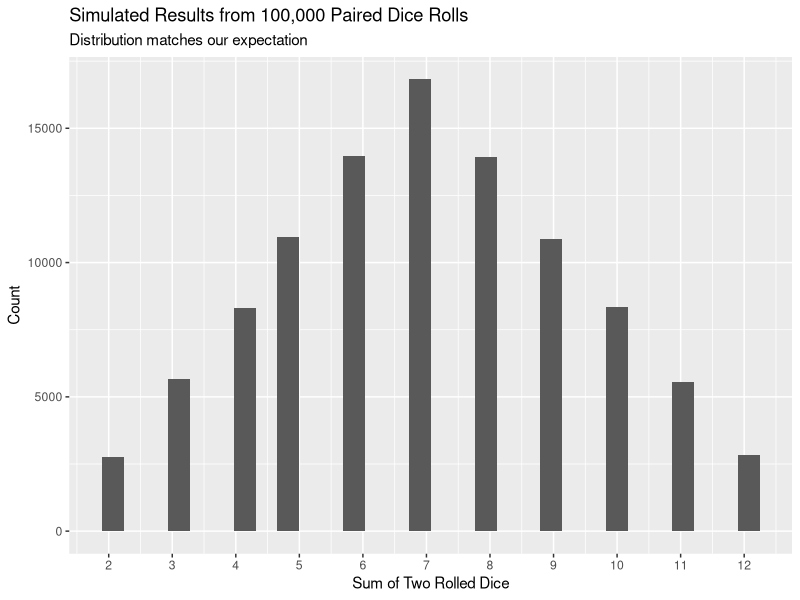
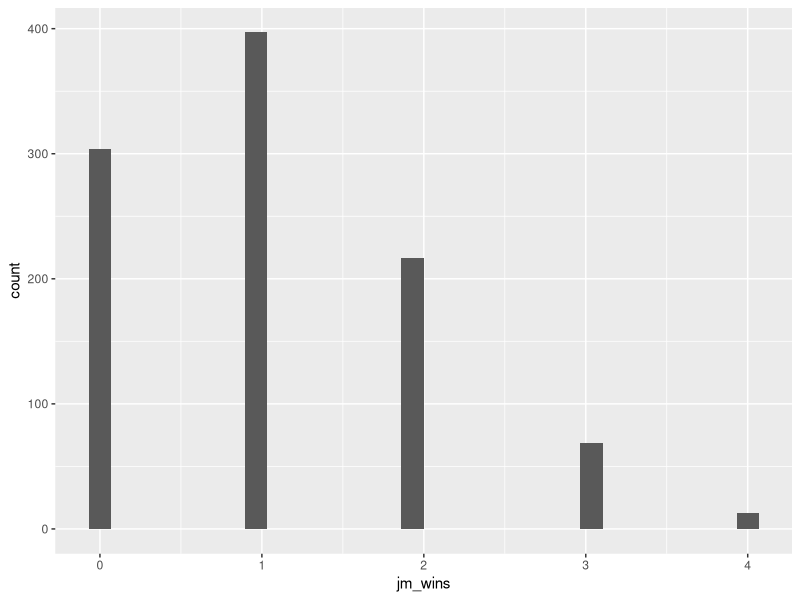

The R script that drew these images, in order:
## ---- chunk 1
knitr::opts_chunk$set(echo = FALSE)
library(tidyverse)
## ---- chunk 2
# Helper functions which we need in order to do the simulation later. Don't
# really need a function to roll one die.

roll_one_die <- function(){
  sample(1:6, size = 1)
}

# Would have been easier to write this by just calling sample() twice (although
# be wary of the replace argument) but Preceptor made us do it this way.

roll_two_dice <- function(){
  roll_one_die() + roll_one_die()
}
## ---- chunk 3
# Run the roll_two_dice() function a lot of times. Then, create a graphic of the
# results. If this matches our intuition, that is evidence that our functions
# are behaving correctly. I need to put the results in a tibble, since that is
# what ggplot wants.


x <- tibble(results = map_int(1:100000, ~ roll_two_dice()))

# Once I have a tibble, the standard ggplot works. Would be nice to have the
# x-axis labels corresponding to the actual roll values, like 2, 3 and so on.
# Need tyo figure out a way to get the stats_bin warning (or is it a message?)
# to disappear. If I just turn it off in the code chunk, I will be penalized.

x %>% 
  ggplot(aes(results)) +
    geom_histogram(bins = 30) +
    labs(title = "Simulated Results from 100,000 Paired Dice Rolls",
         subtitle = "Distribution matches our expectation",
         x = "Sum of Two Rolled Dice",
         y = "Count")  +
    scale_x_continuous(breaks = 2:12)

## ---- chunk 4
# Assume that John Mark is honest. Yeah! How surprising is it to roll 6 winners?
# How unusual is it to win against Ishan 4 to 0?
contest_size <- 6
number_of_contests <- 1000
n <- contest_size * number_of_contests

x <- tibble(p_IB = map_int(1:n, ~roll_two_dice()),
            p_JM = map_int(1:n, ~roll_two_dice())) %>%
  mutate(IB_craps = p_IB %in% c(7,11)) %>%
  mutate(JM_craps = p_JM %in% c(7,11)) %>%
  mutate(winner = "Tie") %>%
  mutate(winner = if_else(IB_craps & !JM_craps, "IB", winner),
         winner = if_else(JM_craps & !IB_craps, "JM", winner)) %>%
  mutate(contest = rep(1:number_of_contests, each = contest_size)) %>%
  group_by(contest) %>%
  summarize(jm_wins = sum(winner == "JM"))

ggplot(x, aes(x = jm_wins)) +
  geom_histogram()


